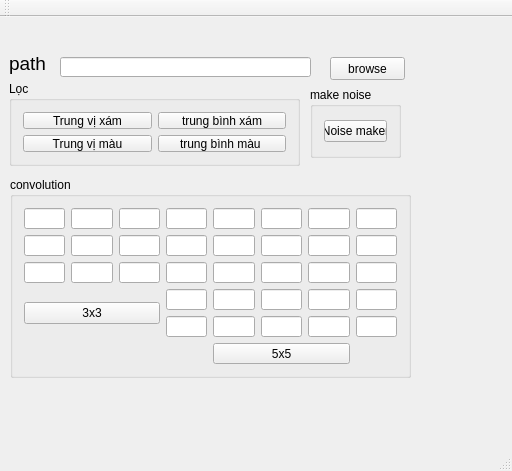
<?xml version="1.0" encoding="UTF-8"?>
<ui version="4.0">
 <class>MainWindow</class>
 <widget class="QMainWindow" name="MainWindow">
  <property name="geometry">
   <rect>
    <x>0</x>
    <y>0</y>
    <width>512</width>
    <height>471</height>
   </rect>
  </property>
  <property name="windowTitle">
   <string>MainWindow</string>
  </property>
  <widget class="QWidget" name="centralWidget">
   <widget class="QPushButton" name="btn_browse">
    <property name="geometry">
     <rect>
      <x>330</x>
      <y>40</y>
      <width>75</width>
      <height>23</height>
     </rect>
    </property>
    <property name="text">
     <string>browse</string>
    </property>
   </widget>
   <widget class="QGroupBox" name="groupBox">
    <property name="geometry">
     <rect>
      <x>9</x>
      <y>64</y>
      <width>291</width>
      <height>85</height>
     </rect>
    </property>
    <property name="title">
     <string>Lọc </string>
    </property>
    <layout class="QGridLayout" name="gridLayout_4">
     <item row="0" column="0">
      <widget class="QPushButton" name="btn_media_gray">
       <property name="text">
        <string>Trung vị xám</string>
       </property>
      </widget>
     </item>
     <item row="0" column="1">
      <widget class="QPushButton" name="btn_mean_gray">
       <property name="text">
        <string>trung bình xám</string>
       </property>
      </widget>
     </item>
     <item row="1" column="0">
      <widget class="QPushButton" name="btn_median_color">
       <property name="text">
        <string>Trung vị màu</string>
       </property>
      </widget>
     </item>
     <item row="1" column="1">
      <widget class="QPushButton" name="btn_mean_color">
       <property name="text">
        <string>trung bình màu </string>
       </property>
      </widget>
     </item>
    </layout>
   </widget>
   <widget class="QGroupBox" name="groupBox_3">
    <property name="geometry">
     <rect>
      <x>10</x>
      <y>160</y>
      <width>401</width>
      <height>201</height>
     </rect>
    </property>
    <property name="title">
     <string>convolution</string>
    </property>
    <layout class="QGridLayout" name="gridLayout">
     <item row="3" column="7">
      <widget class="QLineEdit" name="le_5_15"/>
     </item>
     <item row="4" column="0" rowspan="2" colspan="3">
      <widget class="QPushButton" name="btn_Conv_3x3">
       <property name="text">
        <string>3x3</string>
       </property>
      </widget>
     </item>
     <item row="4" column="4">
      <widget class="QLineEdit" name="le_5_17"/>
     </item>
     <item row="4" column="3">
      <widget class="QLineEdit" name="le_5_16"/>
     </item>
     <item row="5" column="7">
      <widget class="QLineEdit" name="le_5_25"/>
     </item>
     <item row="5" column="5">
      <widget class="QLineEdit" name="le_5_23"/>
     </item>
     <item row="6" column="4" colspan="3">
      <widget class="QPushButton" name="btn_Conv_5x5">
       <property name="text">
        <string>5x5</string>
       </property>
      </widget>
     </item>
     <item row="5" column="4">
      <widget class="QLineEdit" name="le_5_22"/>
     </item>
     <item row="4" column="6">
      <widget class="QLineEdit" name="le_5_19"/>
     </item>
     <item row="4" column="7">
      <widget class="QLineEdit" name="le_5_20"/>
     </item>
     <item row="5" column="3">
      <widget class="QLineEdit" name="le_5_21"/>
     </item>
     <item row="4" column="5">
      <widget class="QLineEdit" name="le_5_18"/>
     </item>
     <item row="5" column="6">
      <widget class="QLineEdit" name="le_5_24"/>
     </item>
     <item row="3" column="1">
      <widget class="QLineEdit" name="le_3_8"/>
     </item>
     <item row="3" column="2">
      <widget class="QLineEdit" name="le_3_9"/>
     </item>
     <item row="3" column="5">
      <widget class="QLineEdit" name="le_5_13"/>
     </item>
     <item row="3" column="3">
      <widget class="QLineEdit" name="le_5_11"/>
     </item>
     <item row="3" column="4">
      <widget class="QLineEdit" name="le_5_12"/>
     </item>
     <item row="3" column="6">
      <widget class="QLineEdit" name="le_5_14"/>
     </item>
     <item row="0" column="5">
      <widget class="QLineEdit" name="le_5_3"/>
     </item>
     <item row="0" column="6">
      <widget class="QLineEdit" name="le_5_4"/>
     </item>
     <item row="0" column="7">
      <widget class="QLineEdit" name="le_5_5"/>
     </item>
     <item row="2" column="0">
      <widget class="QLineEdit" name="le_3_4"/>
     </item>
     <item row="2" column="1">
      <widget class="QLineEdit" name="le_3_5"/>
     </item>
     <item row="2" column="4">
      <widget class="QLineEdit" name="le_5_7"/>
     </item>
     <item row="2" column="5">
      <widget class="QLineEdit" name="le_5_8"/>
     </item>
     <item row="2" column="2">
      <widget class="QLineEdit" name="le_3_6"/>
     </item>
     <item row="2" column="3">
      <widget class="QLineEdit" name="le_5_6"/>
     </item>
     <item row="2" column="6">
      <widget class="QLineEdit" name="le_5_9"/>
     </item>
     <item row="2" column="7">
      <widget class="QLineEdit" name="le_5_10"/>
     </item>
     <item row="3" column="0">
      <widget class="QLineEdit" name="le_3_7"/>
     </item>
     <item row="0" column="0">
      <widget class="QLineEdit" name="le_3_1"/>
     </item>
     <item row="0" column="1">
      <widget class="QLineEdit" name="le_3_2"/>
     </item>
     <item row="0" column="2">
      <widget class="QLineEdit" name="le_3_3"/>
     </item>
     <item row="0" column="3">
      <widget class="QLineEdit" name="le_5_1"/>
     </item>
     <item row="0" column="4">
      <widget class="QLineEdit" name="le_5_2"/>
     </item>
    </layout>
   </widget>
   <widget class="QGroupBox" name="groupBox_2">
    <property name="geometry">
     <rect>
      <x>310</x>
      <y>70</y>
      <width>91</width>
      <height>71</height>
     </rect>
    </property>
    <property name="title">
     <string>make noise</string>
    </property>
    <layout class="QGridLayout" name="gridLayout_2">
     <item row="0" column="0">
      <widget class="QPushButton" name="btn_noise">
       <property name="text">
        <string>Noise maker</string>
       </property>
      </widget>
     </item>
    </layout>
   </widget>
   <widget class="QLineEdit" name="le_path">
    <property name="geometry">
     <rect>
      <x>60</x>
      <y>40</y>
      <width>251</width>
      <height>20</height>
     </rect>
    </property>
   </widget>
   <widget class="QLabel" name="label">
    <property name="geometry">
     <rect>
      <x>9</x>
      <y>35</y>
      <width>44</width>
      <height>23</height>
     </rect>
    </property>
    <property name="font">
     <font>
      <pointsize>14</pointsize>
     </font>
    </property>
    <property name="text">
     <string>path </string>
    </property>
   </widget>
  </widget>
  <widget class="QMenuBar" name="menuBar">
   <property name="geometry">
    <rect>
     <x>0</x>
     <y>0</y>
     <width>512</width>
     <height>23</height>
    </rect>
   </property>
  </widget>
  <widget class="QToolBar" name="mainToolBar">
   <attribute name="toolBarArea">
    <enum>TopToolBarArea</enum>
   </attribute>
   <attribute name="toolBarBreak">
    <bool>false</bool>
   </attribute>
  </widget>
  <widget class="QStatusBar" name="statusBar"/>
 </widget>
 <layoutdefault spacing="6" margin="11"/>
 <resources/>
 <connections/>
</ui>
